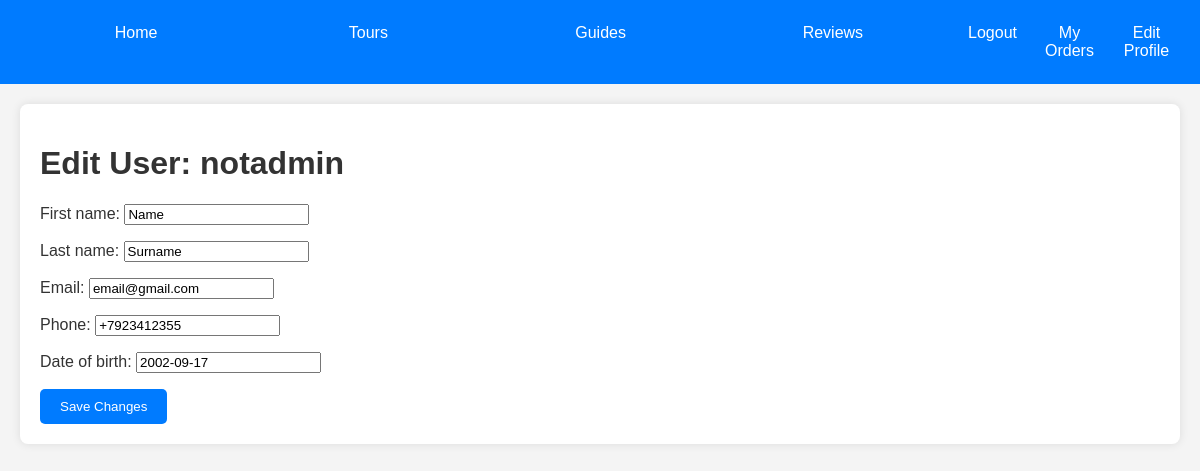
/tours/users/2/edit/ (signed in), run on an earlier commit of the app's database.
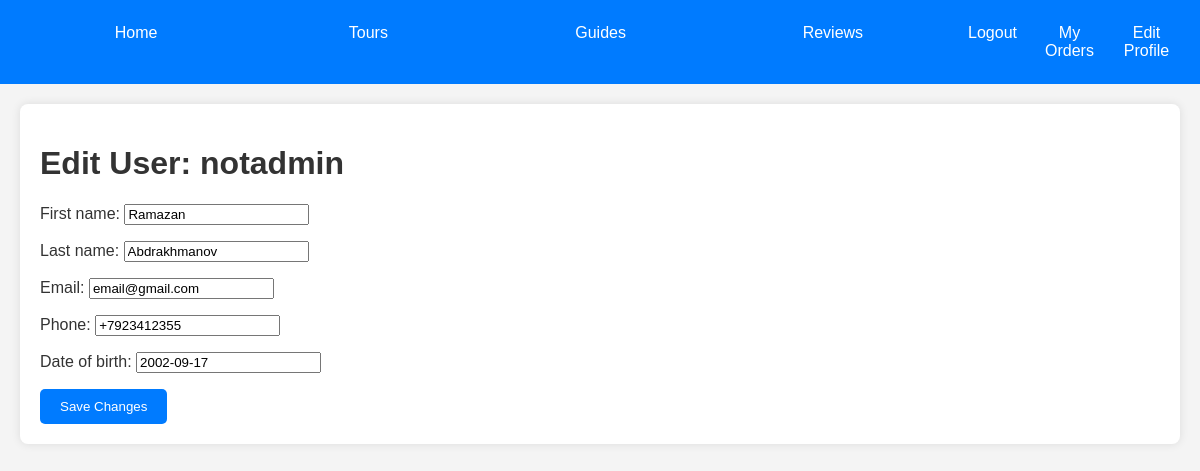
And on a later commit of the database.
### tours/models.py (models this page shows, shortened)
class Tourist(models.Model):
    user = models.OneToOneField(User, on_delete=models.CASCADE, default=1)
    first_name = models.CharField(max_length=30)
    last_name = models.CharField(max_length=30)
    email = models.EmailField(unique=True)
    phone = models.CharField(max_length=15)
    date_of_birth = models.DateField(null=True, blank=True)

### tours/views.py (the view)
# urls.py: path('users/<int:user_id>/edit/', views.edit_user, name='edit_user'),
@staff_member_required
def edit_user(request, user_id):
    user = get_object_or_404(User, id=user_id)
    tourist = get_object_or_404(Tourist, user=user)
    if request.method == 'POST':
        form = TouristForm(request.POST, instance=tourist)
        if form.is_valid():
            form.save()
            return redirect('user_list')
    else:
        form = TouristForm(instance=tourist)
    return render(request, 'users/edit_user.html', {'form': form, 'user': user})

### tours/forms.py
class TouristForm(forms.ModelForm):
    class Meta:
        model = Tourist
        fields = ['first_name', 'last_name', 'email', 'phone', 'date_of_birth']
    def __init__(self, *args, **kwargs):
        super(TouristForm, self).__init__(*args, **kwargs)
        self.fields['first_name'].widget.attrs.update({'class': 'form-control'})
        self.fields['last_name'].widget.attrs.update({'class': 'form-control'})
        self.fields['email'].widget.attrs.update({'class': 'form-control'})
        self.fields['phone'].widget.attrs.update({'class': 'form-control'})
        self.fields['date_of_birth'].widget.attrs.update({'class': 'form-control', 'type': 'date'})

### tours/templates/users/edit_user.html (shortened to what this page needs)
{% extends 'base.html' %}
{% block content %}
    <h1>Edit User: {{ user.username }}</h1>
    <form method="post" action="">
        {{ form.as_p }}
        <button type="submit" class="button">Save Changes</button>
    </form>
{% endblock %}

What changed in the data, as far as the page shows it:
changed Tourist "email@gmail.com": first_name "Name" → "Ramazan"; last_name "Surname" → "Abdrakhmanov"
